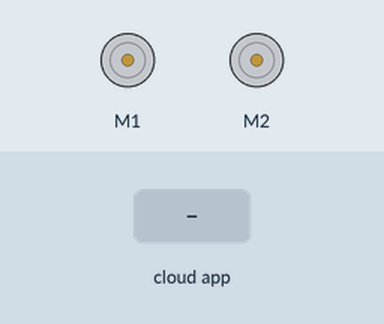
Simulated run of this sketch. Board: Arduino Uno, built with avr-gcc and run on an emulated ATmega328P. Parts: 2 × DC motor (green arrow = forward, orange = backward, longer = faster). The inputs (shaded band) are chosen by the test bench. The ROS host is connected and sends only what is stated.

Above: at 1.2 s.
1.3 s: the phone or cloud app sets linear.x to -100
At 2.2 s:
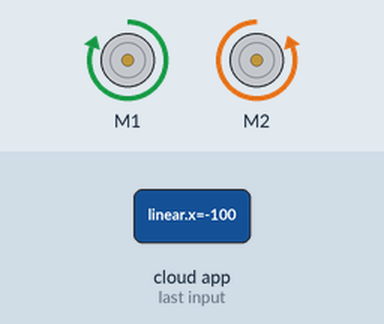
4.3 s: the phone or cloud app sets angular.z to -100
At 5.3 s:
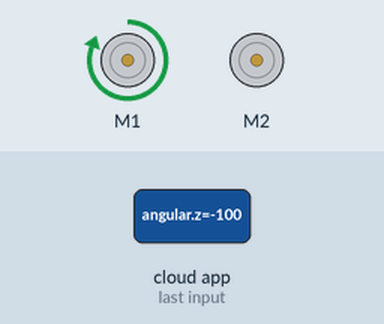
7.3 s: the phone or cloud app sets linear.x to 0
At 8.1 s:
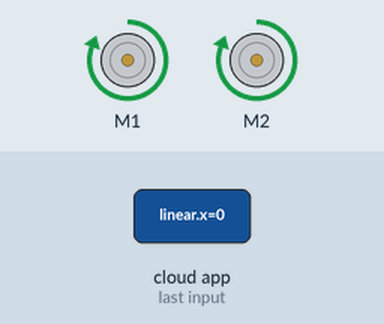
10.3 s: the phone or cloud app sets angular.z to 100
At 11.2 s:
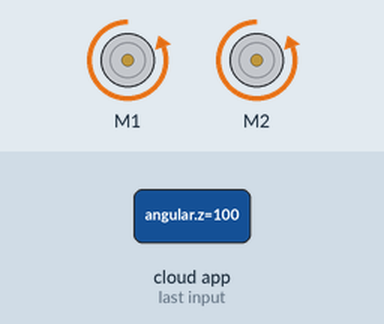
13.3 s: the phone or cloud app sets linear.x to 100
At 13.9 s:
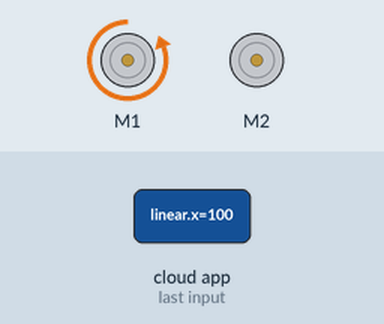
16.3 s: the phone or cloud app sets angular.z to 0
At 17.1 s:
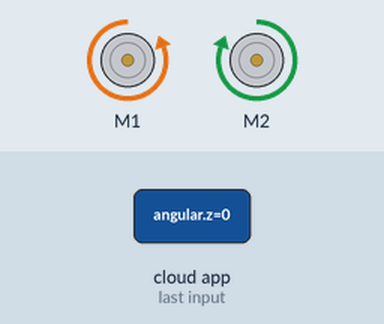
Timing chart, 0 to 19.7 s (numbered marks = the images above; inputs shaded):
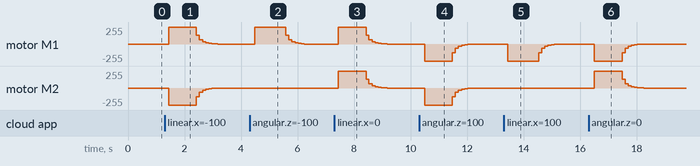

Measured:
- after the input at 4.3 s, motor M1: stopped → forward 255/255 after 0.19 s, → forward 128/255 1.1 s later, → forward 64/255 0.11 s later, → forward 32/255 0.11 s later, … (8 changes in this stretch)
- after the input at 7.3 s, motor M1, motor M2: stopped → forward 255/255 after 0.14 s, → forward 128/255 0.98 s later, → forward 64/255 0.10 s later, → forward 32/255 0.11 s later, … (9 changes in this stretch)
- after the input at 10.3 s, motor M1, motor M2: stopped → backward 255/255 after 0.20 s, → backward 128/255 0.98 s later, → backward 64/255 0.10 s later, → backward 32/255 0.11 s later, … (9 changes in this stretch)
- after the input at 13.3 s, motor M1: stopped → backward 255/255 after 0.14 s, → backward 128/255 1.1 s later, → backward 64/255 0.11 s later, → backward 32/255 0.11 s later, … (8 changes in this stretch)

The sketch:

Wheelchair_ROS_Xbox_Auto.ino
```cpp
/*
   Rosserial Wheelchair Control with XBox 360 Controller

   This sketch controls the motors of a wheelchair via a Sabertooth 2x32 Motor Controller
   using ROS and the arduino

   IMPORTANT: to avoid latency when using a XBox controller, increase the baud rate of Arduino to 250000 with the following command:

   rosrun rosserial_python serial_node.py _port:[INSERT PORT NAME, e.g."=/dev/ttyACM0"] _baud:=250000

*/

#if (ARDUINO >= 100)
#include <Arduino.h>
#else
#include <WProgram.h>
#endif

#include <ros.h>
#include <geometry_msgs/Twist.h>
#include <geometry_msgs/TwistStamped.h>
#include <std_msgs/Bool.h>
#include <SPI.h>
#include <SoftwareSerial.h>
#include <Sabertooth.h>

ros::NodeHandle  nh;

//Decide where you are going to plug in the Arduino
int Tx_pin = 2;             // Arduino Transmit Pin to Sabertooth S1
int Rx_pin = 3;             // Arduino Receive Pin to Sabertooth S2

SoftwareSerial SWSerial(Rx_pin, Tx_pin); // RX, TX on pin 2 (to S1).
Sabertooth ST(128, SWSerial); // Address 128, and use SWSerial as the serial port.

float raw_translation_power = 0.0, raw_rotation_power = 0.0;  //power from -1.0 to 1.0

int watch_dog_counter = 0;

void joyTwistCallback(const geometry_msgs::Twist& joy_twist) {
    raw_translation_power = joy_twist.linear.x;
    raw_rotation_power = joy_twist.angular.z;
    watch_dog_counter = 0;
}

ros::Subscriber<geometry_msgs::Twist> joy_twist_sub("cmd_vel", joyTwistCallback);

int powerMinMax(float raw_power) {
  if (raw_power > 1) raw_power = 1;
  else if (raw_power < -1)  raw_power = -1;
  return round(raw_power * 127.0);
}

void setup() {
  ST.drive(0);              // Send command to stop transldational motion
  ST.turn(0);               // Send command to stop rotational motion
  SWSerial.begin(9600);     // Establish serial connection to Sabertooth
  //Serial.begin(57600);
  nh.getHardware()->setBaud(250000);
  nh.initNode();
  nh.subscribe(joy_twist_sub);
}

void loop() {
  if (watch_dog_counter < 20) watch_dog_counter++;

  if (watch_dog_counter >= 10){
    raw_translation_power /= 2;
    raw_rotation_power /= 2;
  }else if (watch_dog_counter >= 15){
    raw_translation_power = 0;
    raw_rotation_power = 0;
  }

  int translation_power = powerMinMax(raw_translation_power);
  int rotation_power = powerMinMax(raw_rotation_power);

  char translation_log[8];
  char rotation_log[8];
  dtostrf(translation_power, 4, 2, translation_log);
  dtostrf(rotation_power, 4, 2, rotation_log);

  nh.loginfo("Translation: "); nh.loginfo(translation_log);
  nh.loginfo("Rotation: "); nh.loginfo(rotation_log);

  ST.drive(0-rotation_power);  //since  left right wheel pin is flipped
  ST.turn(0-translation_power); //since  left right wheel pin is flipped
  nh.spinOnce();
  delay(100);
}
```
